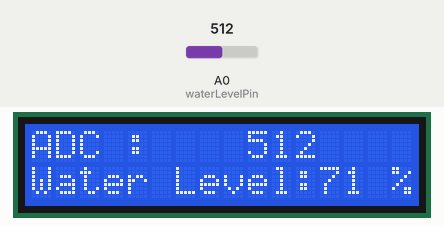
This sketch was run on a simulated Arduino Uno, built with avr-gcc and run on an emulated ATmega328P. Parts: 16×2 character LCD. The inputs (shaded band) are chosen by the test bench; at power-on: A0 (waterLevelPin) = 512.

Above: at 4.3 s.
4.4 s: A0 (waterLevelPin) set to 716
At 6.1 s:
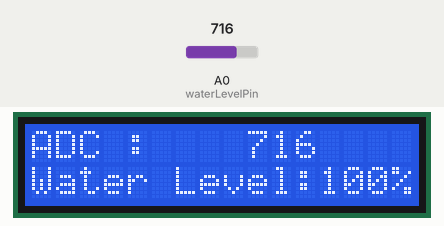
6.6 s: A0 (waterLevelPin) set to 900
At 7.6 s:
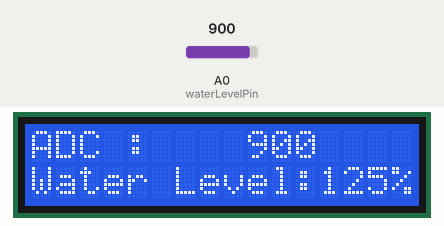
8.6 s: A0 (waterLevelPin) set to 1023
At 10.2 s:
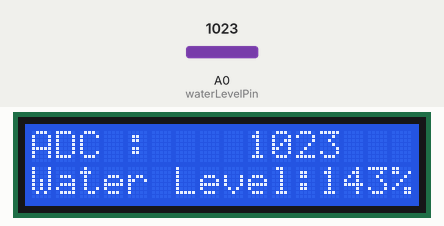
Timing chart, 0 to 11.7 s (numbered marks = the images above; inputs shaded):
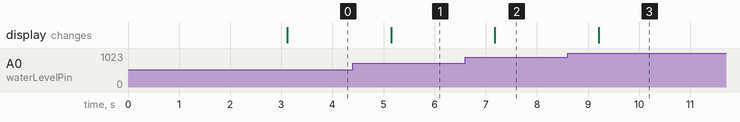

The sketch:

AR12_waterlevel.ino.ino
```cpp
/*
 예제 6.4
 수위 센서 입력
 */

// I2C 통신 라이브러리 설정
#include <Wire.h>
// I2C LCD 라리브러리 설정
#include <LiquidCrystal_I2C.h>

// LCD I2C address 설정 PCF8574:0x27, PCF8574A:0x3F
LiquidCrystal_I2C lcd(0x27,16,2);  // LCD address:0x27, 16X2 LCD

// 0번 아날로그핀을 WaterLevel Sensor 입력으로 설정한다.
const int waterLevelPin = 0;

// 센서마다 만수시 ADC 값이 틀리므로 만수 시 ADC 값을 참고하여 설정한다.
const int waterFullAdcValue = 715;
const int ledPin = 13;

void setup() {

  lcd.init(); // LCD 설정
  lcd.backlight();  // 백라이트를 켠다.

  // 메세지를 표시한다.
  lcd.print("ex 6.4");
  lcd.setCursor(0,1);
  lcd.print("Water Level");
  // 3초동안 메세지를 표시한다.
  delay(3000);

  // 모든 메세지를 삭제한 뒤
  // 숫자를 제외한 부분들을 미리 출력시킨다.
  lcd.clear();
  lcd.setCursor(0,0);
  lcd.print("ADC :  ");
  lcd.setCursor(0,1);
  lcd.print("Water Level:");
  lcd.setCursor(15,1);
  lcd.print("%");
}

void loop(){

  int adcValue; // 실제 센서로부터 읽은 값 (0~1023)
  int waterLevel; // 수위 0~100%

  // 수위 센서를 통하여 입력되는 전압을 읽는다.
  adcValue = analogRead(waterLevelPin);
  // 아날로그 입력 값을 0~100의 범위로 변경한다.

  waterLevel = map(adcValue, 0, waterFullAdcValue, 0, 100);

  // 전에 표시했던 내용을 지우고
  // LCD에 ADC 값과 수위를 출력한다.
  // 지우지 않으면 이전에 표시했던 값이 남게 된다.

  // 전에 표시했던 내용을 지운다.
  lcd.setCursor(9,0);
  lcd.print("    ");
  // ADC 값을 표시한다
  lcd.setCursor(9,0);
  lcd.print(adcValue);

  // 전에 표시했던 내용을 지운다.
  lcd.setCursor(13,1);
  lcd.print("  ");
  // 수위를 표시한다
lcd.setCursor(12,1);
lcd.print(waterLevel);

  if (waterLevel >= 80) {
    digitalWrite(ledPin,HIGH);
  }
  else
  digitalWrite(ledPin,LOW);

  delay(1000);
}
```

Measured:
- after the input at 4.4 s, the display: changes after 0.75 s (image 1)
- after the input at 6.6 s, the display: changes after 0.58 s (image 2)
- after the input at 8.6 s, the display: changes after 0.61 s (image 3)
